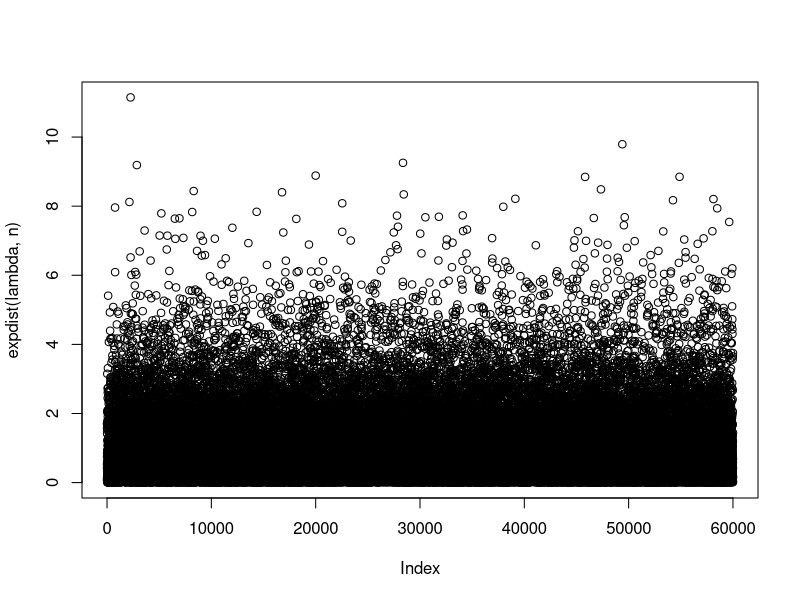
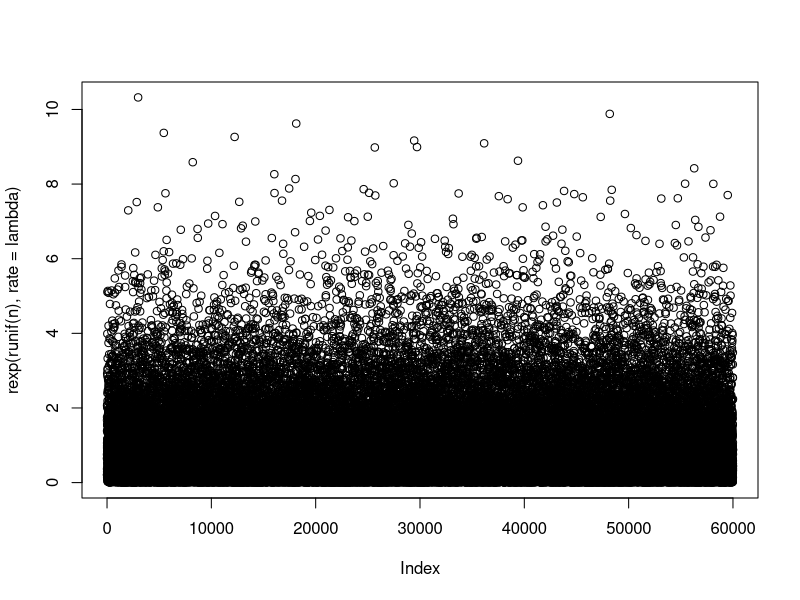
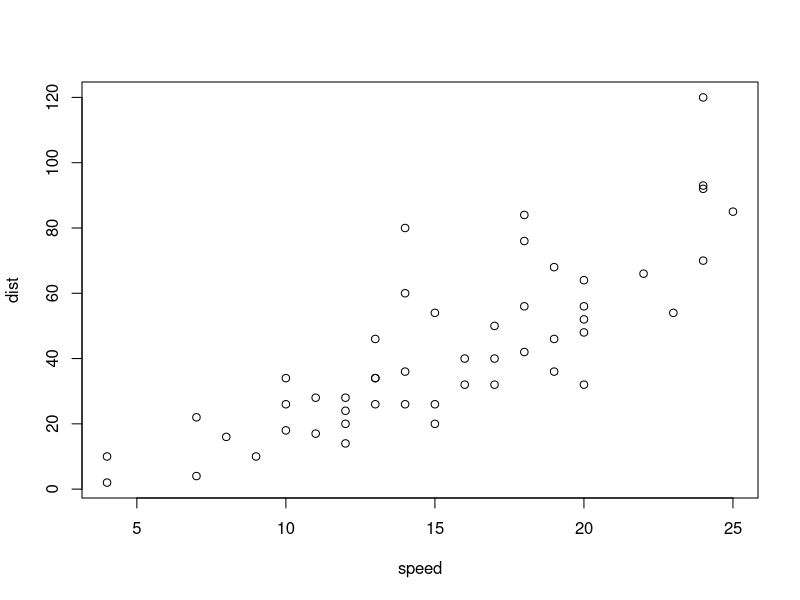

Generate these figures, in order, with R:
## ---- chunk 1
expdist <- function(rate, n) {
   x <-  -log( (1/rate)*( 1 - runif(n)))/rate
   return(x)
}

n <- 60000
lambda <- 1
plot(expdist(lambda,n))
plot(rexp(runif(n) ,rate=lambda ))

## ---- chunk 2
plot(cars)
